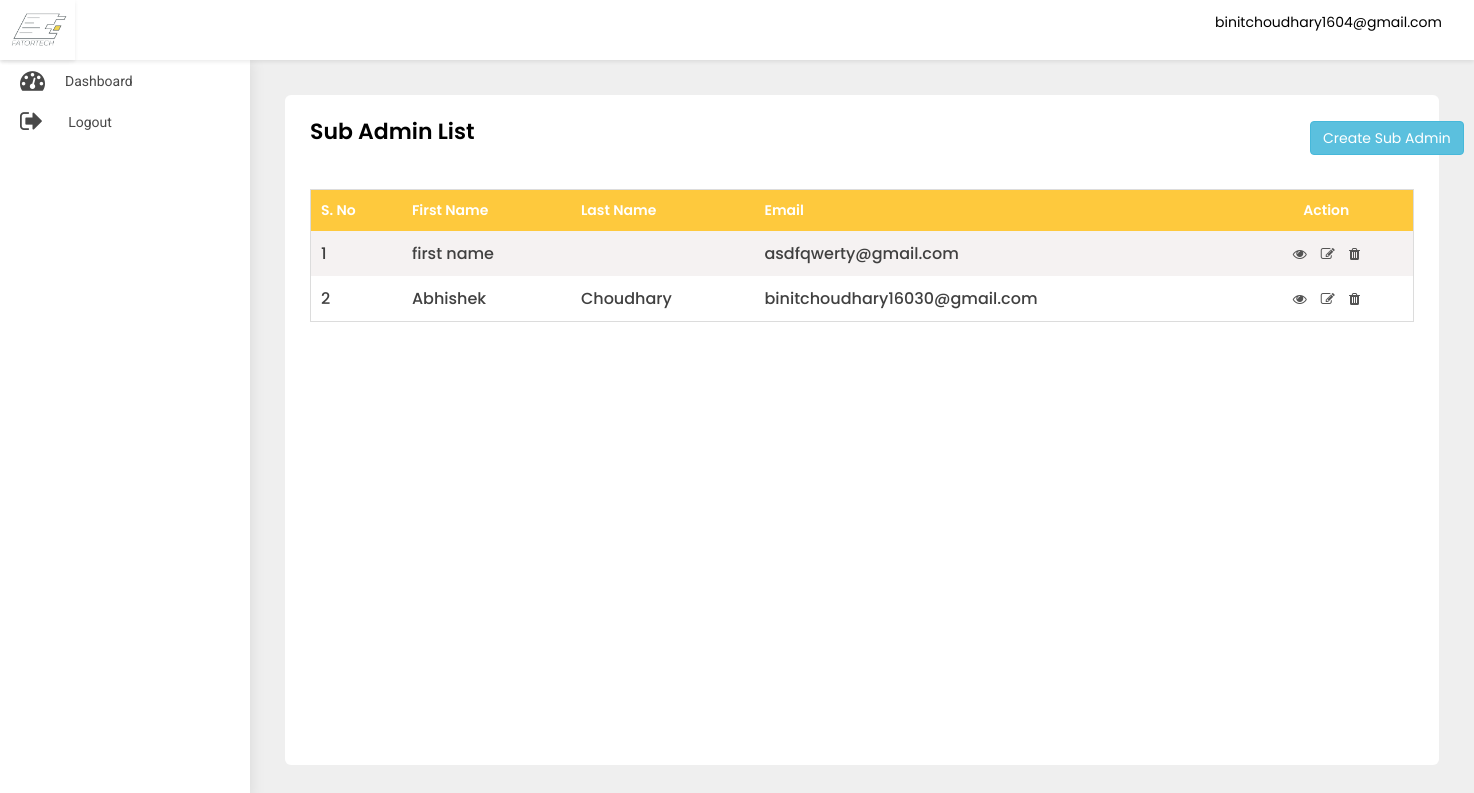
/adminpanel/sub-admin-list/ (signed in), run on the app's committed database.
### src/models.py (models this page shows)
class User(AbstractBaseUser, PermissionsMixin):
    first_name = models.CharField(default='first name', max_length=100)
    last_name = models.CharField(default='', max_length=100, null=True, blank=True)
    email = models.CharField(default='', max_length=255, unique=True)
    country_code = models.CharField(default='+91', max_length=10)
    phone_number = models.CharField(default='', max_length=18)
    profile_pic = models.ImageField(default='default_profile.png', null=True, blank=True)
    device_token = models.CharField(default='', max_length=500, null=True, blank=True)
    password = models.CharField(default='', max_length=100)
    confirm_password = models.CharField(default='', max_length=100)
    is_merchant = models.BooleanField(default=False)
    is_subadmin = models.BooleanField(default=False)
    created_at = models.DateTimeField(auto_now_add=True)
    is_active = models.BooleanField(default=True)
    is_staff = models.BooleanField(default=False)
    can_manage_merchant = models.BooleanField(default=False)
    can_manage_category = models.BooleanField(default=False)
    can_manage_branch = models.BooleanField(default=False)
    can_manage_receipts = models.BooleanField(default=False)
    can_manage_dashboard = models.BooleanField(default=False)
    objects = UserManager()
    USERNAME_FIELD = 'email'
    class Meta:
        ordering = ('-created_at',)

### adminpanel/views.py (the view)
# urls.py: path('sub-admin-list/', SubAdminList.as_view(), name='sub-admin-list'),
class SubAdminList(LoginRequiredMixin, ListView):
    login_url = 'adminpanel:login'
    model = User
    template_name = 'sub-admin-list.html'
    def get(self, request, *args, **kwargs):
        user = User.objects.filter(is_subadmin=True)
        return render(self.request, 'sub-admin-list.html', {'object_list': user})

### adminpanel/templates/sub-admin-list.html (shortened to what this page needs)
{% extends 'base-ereceipt.html' %}
{% block body %}
<div class="WrapperArea">
    <div class="WrapperBox">
        <div class="Small-Wrapper">
            <h4 class="Title">Sub Admin List</h4>
            <a href="{% url 'adminpanel:add-sub-admin' %}" class="btn btn-info" style="margin-left:1000px;margin-top:-38px;">Create Sub Admin</a>
            <div class="TableList">
                <div class="dragscroll">
                    <table>
                        <thead>
                        <tr>
                            <th>S. No</th>
                            <th>First Name</th>
                            <th>Last Name</th>
                            <th>Email</th>
                            <th>Action</th>
                        </tr>
                        </thead>
                        <tbody>
                        {% for object in object_list %}
                        <tr>
                            <td>{{forloop.counter}}</td>
                            <td>{{object.first_name}}</td>
                            <td>{{object.last_name}}</td>
                            <td>{{object.email}}</td>
                            <td>
                                <a href="{% url 'adminpanel:sub-admin-detail' object.id %}"><i class="fa fa-eye"></i></a>
                                <a href="{% url 'adminpanel:update-sub-admin' object.id %}"><i class="fa fa-edit"></i></a>
                                <a href="{% url 'adminpanel:delete-sub-admin' object.id %}"><i class="fa fa-trash"></i></a>
                            </td>
                        </tr>
                        {% endfor %}
                        </tbody>
                    </table>
                </div>
            </div>
        </div>
    </div>
</div>
{% endblock body %}

### adminpanel/templates/base-ereceipt.html (shortened to what this page needs)
{% load static %}
<head>
    <link rel="stylesheet" type="text/css" href="{% static 'adminpanel/css/select2.min.min.css' %}">
    <link type="text/css" rel="stylesheet" href="{% static 'adminpanel/css/style.css' %}">
    <link rel="stylesheet" href="{% static 'adminpanel/css/media.css' %}">
</head>
<body>
<div class="Header">
    <div class="Logo">
        <img src="{% static 'adminpanel/images/logo.jpg' %}">
    </div>
    <div class="Navigation">
        {% if user.is_authenticated %}
        <div class="Avater">
            <a href="javascript:void(0);">
                {{user}} </a>
        </div>
        {% endif %}
    </div>
</div>
<div class="SidenavBar">
    <ul>
        {% if user.is_superuser %}
        <li class="nav-item nav-link {% if request.resolver_match.view_name  == 'adminpanel:dashboard' %}active{% endif %}">
            <a href="{% url 'adminpanel:dashboard'  %}">
                <span><i class="fa fa-tachometer"></i></span> Dashboard
            </a>
        </li>
        <li class="nav-item nav-link {% if request.resolver_match.view_name  == 'adminpanel:users-list' %}active{% endif %}">
            <a href="{% url 'adminpanel:users-list' %}">
                <span><i class="fa fa-user"></i></span> User Management
            </a>
        </li>
        <li class="nav-item nav-link {% if request.resolver_match.view_name  == 'adminpanel:category' %}active{% endif %}">
            <a href="{% url 'adminpanel:category' %}">
                <span><i class="fa fa-list"></i></span> Add Category
            </a>
        </li>
        <li class="nav-item nav-link {% if request.resolver_match.view_name  == 'adminpanel:category-list' %}active{% endif %}">
            <a href="{% url 'adminpanel:category-list' %}">
                <span><i class="fa fa-list-alt"></i></span>Category List
            </a>
        </li>
        <li class="nav-item nav-link {% if request.resolver_match.view_name  == 'adminpanel:add-merchant' %}active{% endif %}">
            <a href="{% url 'adminpanel:add-merchant' %}">
                <span><i class="fa fa-user-plus"></i></span> Add Merchant
            </a>
        </li>
        <li class="nav-item nav-link {% if request.resolver_match.view_name  == 'adminpanel:add-sub-admin' %}active{% endif %}">
            <a href="{% url 'adminpanel:add-sub-admin' %}">
                <span><i class="fa fa-user-plus"></i></span> Add Sub Admin
            </a>
        </li>
        <li class="nav-item nav-link {% if request.resolver_match.view_name  == 'adminpanel:add-branch' %}active{% endif %}">
            <a href="{% url 'adminpanel:add-branch' %}">
                <span><i class="fa fa-building-o"></i></span> Add Branch
            </a>
        </li>
        <li class="nav-item nav-link {% if request.resolver_match.view_name  == 'adminpanel:branch-list' %}active{% endif %}">
            <a href="{% url 'adminpanel:branch-list' %}">
                <span><i class="fa fa-building"></i></span>Branch Management
            </a>
        </li>
        <li class="nav-item nav-link {% if request.resolver_match.view_name  == 'adminpanel:banner-list' %}active{% endif %}">
            <a href="{% url 'adminpanel:banner-list' %}">
                <span><i class="fa fa-image"></i></span>Banner Management
            </a>
        </li>
        <li class="nav-item nav-link {% if request.resolver_match.view_name  == 'adminpanel:sub-admin-list' %}active{% endif %}">
            <a href="{% url 'adminpanel:sub-admin-list' %}">
                <span><i class="fa fa-users"></i></span>Sub Admin Management
            </a>
        </li>
        <li class="nav-item nav-link {% if request.resolver_match.view_name  == 'adminpanel:merchant-list' %}active{% endif %}">
            <a href="{% url 'adminpanel:merchant-list' %}">
                <span><i class="faImg"><img src="{% static 'adminpanel/images/profession.svg' %}" alt="paid"
                                            class="img-fluid"></i></span>
                <p>Merchant Management</p>
            </a>
        </li>
        <li class="nav-item nav-link {% if request.resolver_match.view_name  == 'adminpanel:receipt-list' %}active{% endif %}">
            <a href="{% url 'adminpanel:receipt-list' %}">
                <span><i class="faImg"><img src="{% static 'adminpanel/images/transaction.svg' %}" alt="paid"
                                            class="img-fluid"></i></span>
                <p>Receipts Management</p>
            </a>
        </li>
        <li class="nav-item nav-link {% if request.resolver_match.view_name  == 'adminpanel:send-notification' %}active{% endif %}">
            <a href="{% url 'adminpanel:send-notification' %}">
                <span><i class="fa fa-bell"></i></span>
                <p>Push Notification</p>
            </a>
        </li>
        <li class="nav-item nav-link {% if request.resolver_match.view_name  == 'adminpanel:static-content' %}active{% endif %}">
            <a href="{% url 'adminpanel:static-content' %}">
                <span><i class="fa fa-font"></i></span>
                <p>Static content Management</p>
            </a>
        </li>
        <li class="nav-item nav-link {% if request.resolver_match.view_name  == 'logout' %}active{% endif %}">
            <a href="{% url 'logout' %}">
                <span><i class="fa fa-sign-out"></i></span>
                <p>Logout</p>
            </a>
        </li>
        {% else %}
        <li class="nav-item nav-link {% if request.resolver_match.view_name  == 'adminpanel:dashboard' %}active{% endif %}">
            <a href="{% url 'adminpanel:dashboard'  %}">
                <span><i class="fa fa-tachometer"></i></span> Dashboard
            </a>
        </li>
        <li class="nav-item nav-link {% if request.resolver_match.view_name  == 'logout' %}active{% endif %}">
            <a href="{% url 'logout' %}">
                <span><i class="fa fa-sign-out"></i></span>
                <p>Logout</p>
            </a>
        </li>
        {% endif %}
    </ul>
</div>
{% block body %}
{% endblock body %}
</body>
</html>

### static/adminpanel/css/style.css (style rules this page uses)
body { margin: 0; padding: 0; font-family: 'Poppins', sans-serif !important; font-size: 13px; color: #3a3a3a; font-weight: 400; }
* { margin: 0px; padding: 0px; }
h1, h2, h3, h4, h5, h6, p { margin: 0; padding: 0; }
ul, li, ol { list-style-type: none; margin: 0; padding: 0; }
a { text-decoration: none; outline: none; }
img { border: 0; outline: none; max-width: 100%; }
table { width: 100%; }
p { margin: 0; padding: 0; }
.Header { box-shadow: 0 2px 4px rgba(0, 0, 0, .08); -webkit-box-shadow: 0 2px 4px rgba(0, 0, 0, .08); position: fixed; width: 100%; left: 0; top: 0; background-color: #fff; z-index: 99 }
.Header .Logo { width: 75px; text-align: center; padding: 5px 0; float: left; height: 60px; box-shadow: 0 2px 4px rgba(0, 0, 0, .08); }
.Header .Logo img { height: 100%; width: 100%; object-fit: cover; }
.Header .Navigation { transition: all 0.2s ease; margin-left: 235px; padding: 7px 3.2rem; width: calc(100% - 235px); text-align: right; height: 60px }
.Header .Navigation .Avater { margin: 5px 0 5px 30px; position: relative; display: inline-block }
.Header .Navigation .Avater a { display: flex; align-items: center; font-size: 14px; color: #000 }
.SidenavBar { height: calc(100% - 60px); position: fixed; width: 250px; top: 60px; padding: 0; overflow: auto; box-shadow: 0 0 15px rgba(0, 0, 0, .1); background-color: #fff; z-index: 2; transition: 0.2s all ease-in-out; }
.SidenavBar ul { margin: 0 }
.SidenavBar ul li { margin: 0 }
.SidenavBar ul li a { display: flex; cursor: pointer; padding: 8px 20px 8px 20px; transition: 0.2s all ease-in-out; color: #484848; font-family: "Roboto"; font-size: 14px; text-transform: capitalize; position: relative; align-items: center; overflow: hidden; white-space: nowrap; }
.SidenavBar ul li a span { font-size: 25px; margin-right: 20px; }
.SidenavBar ul li:nth-child(2) a span { margin-right: 25px; }
.WrapperArea { margin-left: 250px; flex: 1 1 auto; display: flex; flex-direction: column; margin-top: 60px; transition: 0.2s all ease-in-out; background-color: #efefef; }
.WrapperArea .WrapperBox { padding: 35px; background-color: #efefef; min-height: calc(100vh - 60px) }
.Small-Wrapper { background-color: #fff; padding: 25px; border-radius: 6px; height: 100%; min-height: calc(100vh - 130px); }
h4.Title { margin: 0 0 15px; font-weight: 600; color: #000; text-transform: capitalize; font-size: 22px; display:inline-block; }
.TableList table { border: 1px solid #dcdcdc }
.TableList table tr:nth-child(odd) { background-color: #f5f2f2 }
.TableList table tr th, .TableList table tr td { padding: 10px 10px }
.TableList table tr th { background-color: #fec93d; font-weight: 600; text-transform: capitalize; color: #fff; font-size: 14px; background-image: url(../images/sorting.png); background-repeat: no-repeat; background-position: 96% 50% }
.TableList table tr td { font-weight: 500; color: #404040 }
.TableList table tr th:last-child, .TableList table tr td:last-child { text-align: center; min-width: 105px }
.TableList table tr td:last-child a { color: #545454; margin: 0 5px; font-size: 14px; display: inline-block }
.dragscroll { overflow: auto; }
.TableList { margin-top:30px; }

### data on the page
User: email "binitchoudhary1604@gmail.com"
User: first_name "first name", email "asdfqwerty@gmail.com"
User: first_name "Abhishek", last_name "Choudhary", email "binitchoudhary16030@gmail.com"
